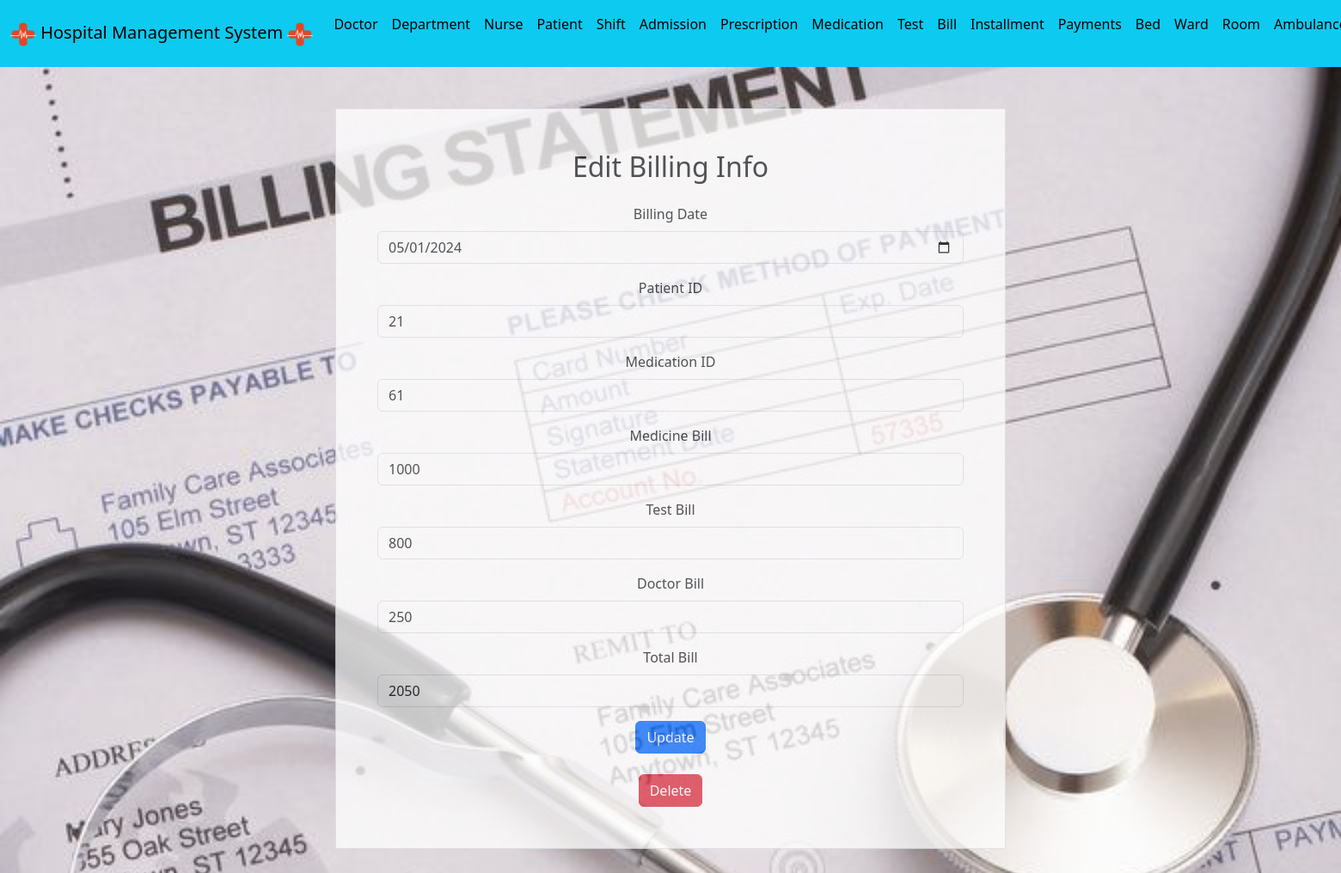
Screenshot of /Website/edit_billing.php?id=111 (signed in) with the database file from the repository.
### tables this page shows
CREATE TABLE `billing` (
  `Billing_ID` int(10) NOT NULL,
  `Billing_Date` date NOT NULL,
  `Patient_ID` int(10) DEFAULT NULL,
  `Medication_ID` int(10) NOT NULL,
  `Medicine_Bill` int(255) NOT NULL,
  `Test_Bill` int(255) NOT NULL,
  `Doctor_Bill` int(255) NOT NULL,
  `Total_Bill` int(255) NOT NULL
);

### Website/edit_billing.php (the view, shortened to what this page needs)
<!DOCTYPE html>
<html>
<?php
include("connect.php");
$billing = null;
if (isset($_GET['id'])) {
    $id = mysqli_real_escape_string($conn, $_GET['id']);
    $sql = "SELECT * FROM billing WHERE Billing_ID = $id";
    $result = mysqli_query($conn, $sql);
    $billing = mysqli_fetch_assoc($result);
}
include("header.php");
?>
<head>
    <link rel="stylesheet" href="https://cdn.jsdelivr.net/npm/bootstrap@5.3.2/dist/css/bootstrap.min.css">
</head>
<body style="background-image: url(img/billing.jpg); background-size: cover; background-repeat: no-repeat;">
    <div class="container text-center w-50 p-5 my-5 bg-white border opacity-75">
        <h2 class="text-center mb-4">Edit Billing Info</h2>
        <?php if ($billing): ?>
            <form action="edit_billing.php?id=<?php echo htmlspecialchars($billing['Billing_ID']); ?>" method="POST">
                <div class="mb-3">
                    <label for="Billing_Date" class="form-label">Billing Date</label>
                    <input type="date" class="form-control" id="Billing_Date" name="Billing_Date" value="<?php echo htmlspecialchars($billing['Billing_Date']); ?>" required>
                </div>
                <div class="mb-3">
                    <label for="Patient_ID" class="form-label">Patient ID</label>
                    <input type="number" class="form-control" id="Patient_ID" name="Patient_ID" value="<?php echo htmlspecialchars($billing['Patient_ID']); ?>" required>
                </div>
                <div class="mb-3">
                    <label for="Medication_ID" class="form-label">Medication ID</label>
                    <input type="number" class="form-control" id="Medication_ID" name="Medication_ID" value="<?php echo htmlspecialchars($billing['Medication_ID']); ?>" required>
                </div>
                <div class="mb-3">
                    <label for="Medicine_Bill" class="form-label">Medicine Bill</label>
                    <input type="number" class="form-control" id="Medicine_Bill" name="Medicine_Bill" value="<?php echo htmlspecialchars($billing['Medicine_Bill']); ?>" required>
                </div>
                <div class="mb-3">
                    <label for="Test_Bill" class="form-label">Test Bill</label>
                    <input type="number" class="form-control" id="Test_Bill" name="Test_Bill" value="<?php echo htmlspecialchars($billing['Test_Bill']); ?>" required>
                </div>
                <div class="mb-3">
                    <label for="Doctor_Bill" class="form-label">Doctor Bill</label>
                    <input type="number" class="form-control" id="Doctor_Bill" name="Doctor_Bill" value="<?php echo htmlspecialchars($billing['Doctor_Bill']); ?>" required>
                </div>
                <div class="mb-3">
                    <label for="Total_Bill" class="form-label">Total Bill</label>
                    <input type="number" class="form-control" id="Total_Bill" name="Total_Bill" value="<?php echo htmlspecialchars($billing['Total_Bill']); ?>" required>
                </div>
                <button type="submit" name="update" class="btn btn-primary">Update</button>
            </form>
            <br>
            <form action="billing.php?id=<?php echo htmlspecialchars($billing['Billing_ID']); ?>" method="POST">
                <input type="submit" name="delete" value="Delete" class="btn btn-danger">
            </form>
        <?php else: ?>
            <p>No billing record found.</p>
        <?php endif; ?>
    </div>
</body>
</html>

### rows the page displays
billing: Billing_Date "05/01/2024", Patient_ID "21", Medication_ID "61", Medicine_Bill "1000", Test_Bill "800", Doctor_Bill "250", Total_Bill "2050"
